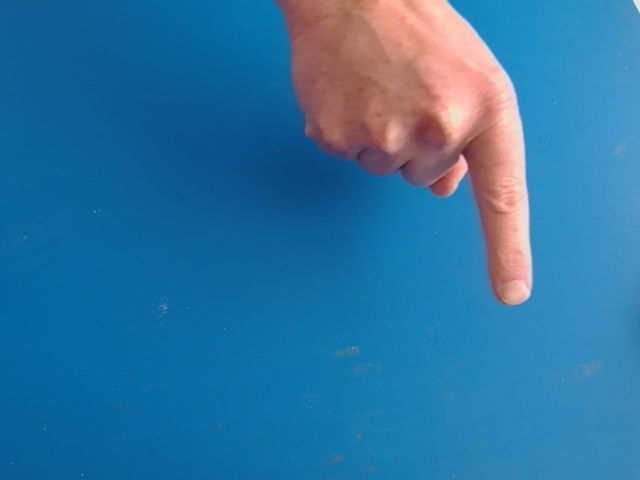
#> input picture Pic_Data/Train/1/1727270505539857700.png, 640 x 480 px; its folder holds only this picture in this run
$ python 'KNN+Pipeline enhance.py'
#> lines starting #> are read from the running program, lines starting #| are printed output that depends on the picture; after the words box and inside, x2 and y2 are one past the last pixel; in counts of white or black regions, pixels touching at a corner belong together
import os
import cv2 as cv
import numpy as np
import matplotlib.pyplot as plt
from sklearn.neighbors import KNeighborsClassifier
from sklearn.preprocessing import StandardScaler
from sklearn.model_selection import train_test_split, cross_val_score, GridSearchCV, learning_curve
from sklearn.metrics import accuracy_score, precision_score, recall_score, f1_score, classification_report, confusion_matrix, ConfusionMatrixDisplay
from sklearn.pipeline import Pipeline
from joblib import Parallel, delayed
import random

# 设置当前工作目录为脚本所在的目录
os.chdir(os.path.dirname(os.path.abspath(__file__)))
print("当前工作目录:", os.getcwd())

# 数据加载和增强
def load_data(data_folder, augment=False):
    X, y, image_paths = [], [], []
    for label in os.listdir(data_folder):
        label_folder = os.path.join(data_folder, label)
        if os.path.isdir(label_folder):
            image_files = [f for f in os.listdir(label_folder) if f.lower().endswith(('.jpg', '.png', '.jpeg', '.bmp'))]
            for file_name in image_files:
                image_path = os.path.join(label_folder, file_name)
                image = cv.imread(image_path)
                if image is None:
                    continue
                X.append(image)
                y.append(label)
                image_paths.append(image_path)

                # 图像增强
                if augment:
                    # 随机旋转
                    angle = random.choice([90, 180, 270])
                    rotated = cv.rotate(image, cv.ROTATE_90_CLOCKWISE if angle == 90 else (cv.ROTATE_180 if angle == 180 else cv.ROTATE_90_COUNTERCLOCKWISE))
                    X.append(rotated)
                    y.append(label)
                    image_paths.append(image_path)

                    # 随机翻转
                    flipped = cv.flip(image, 1)  # 水平翻转
                    X.append(flipped)
                    y.append(label)
                    image_paths.append(image_path)

                    # 随机缩放
                    scale = random.uniform(0.8, 1.2)
                    h, w = image.shape[:2]
                    scaled = cv.resize(image, (int(w * scale), int(h * scale)))
                    X.append(scaled)
                    y.append(label)
                    image_paths.append(image_path)

    return X, y, image_paths

# 使用 HSV 颜色空间移除背景的函数
def convert_to_black_white(img):
    img_resized = cv.blur(img, (3, 3))
    img_hsv = cv.cvtColor(img_resized, cv.COLOR_BGR2HSV)

    # 定义背景颜色的 HSV 范围
    light_blue = (90, 0, 0)
    dark_blue = (130, 255, 255)

    # 标记在背景颜色范围之外的像素
    mask = cv.inRange(img_hsv, light_blue, dark_blue)
    img_bw = cv.bitwise_not(mask)
    return img_bw

# 特征提取函数
def extract_features(image):
    try:
        contours, _ = cv.findContours(image.copy(), cv.RETR_EXTERNAL, cv.CHAIN_APPROX_SIMPLE)
        contour = max(contours, key=cv.contourArea)
        contour = np.squeeze(contour)
        area = cv.contourArea(contour)
        perimeter = cv.arcLength(contour, True)
        hull = cv.convexHull(contour, returnPoints=False)
        defects = cv.convexityDefects(contour, hull)
        total_defects = defects.shape[0] if defects is not None else 0
    except Exception as e:
        area = 0
        perimeter = 0
        total_defects = 0

    return [area, perimeter, total_defects]

# 提取所有图像的特征（并行化处理）
def extract_features_list(folder, augment=False):
    features, labels, images_no_bg = [], [], []

    X, y, image_paths = load_data(folder, augment=augment)

    def process_image(img, label):
        img_no_bg = convert_to_black_white(img)  # 去除背景
        img_features = extract_features(img_no_bg)
        return img_features, label, img_no_bg

    results = Parallel(n_jobs=-1)(delayed(process_image)(img, lbl) for img, lbl in zip(X, y))

    for features_extracted, label, img_no_bg in results:
        features.append(features_extracted)
        labels.append(label)
        images_no_bg.append(img_no_bg)

    return features, labels, images_no_bg

if __name__ == "__main__":
    # 加载训练数据和测试数据
    train_folder = 'Pic_Data/Train'
    X_train, y_train, _ = extract_features_list(train_folder, augment=True)  # 增强训练数据
#> in load_data, image is the input picture: shape (480, 640, 3); mean B, G, R 160.4, 115.5, 45.9
#> in load_data, `rotated = cv.rotate(image, cv.ROTATE_90_CLOCKWISE if angle == 90 else ..`:
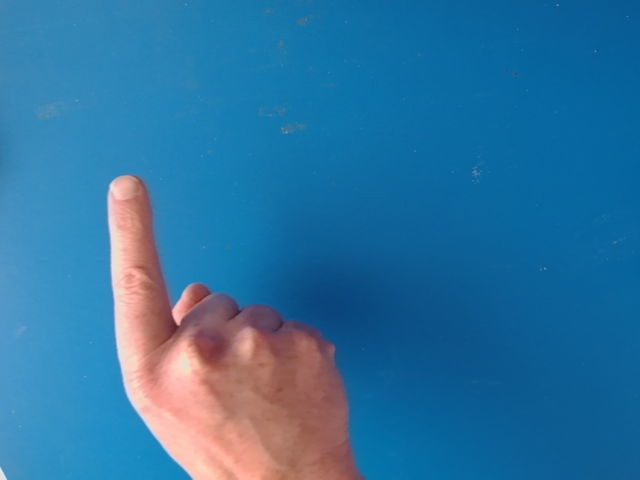
#> rotated: shape (480, 640, 3); mean B, G, R 160.4, 115.5, 45.9
#> in load_data, `flipped = cv.flip(image, 1)`:
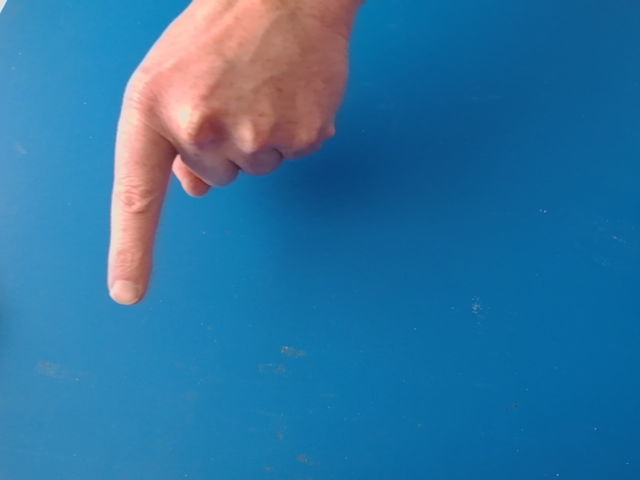
#> flipped: shape (480, 640, 3); mean B, G, R 160.4, 115.5, 45.9
#> pass 2 of the loop in load_data, `for label in os.listdir(data_folder):`:
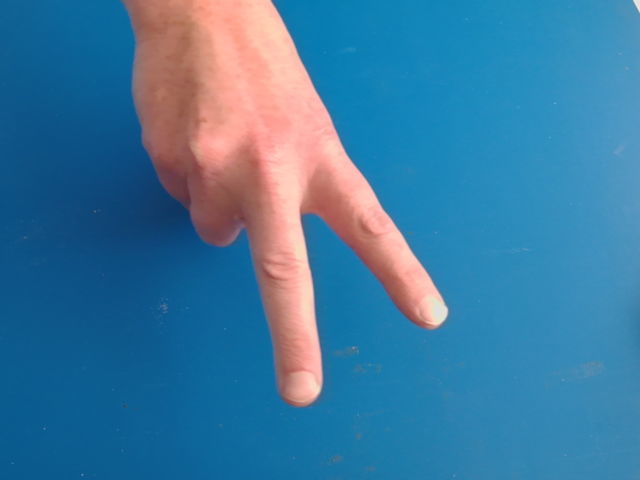
#> input picture Pic_Data/Train/2/1727270465299643900.png, 640 x 480 px
#> in load_data, image is the input picture: shape (480, 640, 3); mean B, G, R 159.2, 121.5, 62.3
#> in load_data, `rotated = cv.rotate(image, cv.ROTATE_90_CLOCKWISE if angle == 90 else ..`:
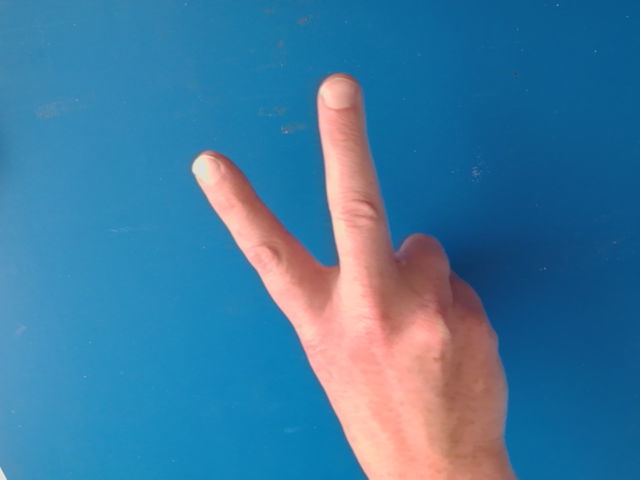
#> rotated: shape (480, 640, 3); mean B, G, R 159.2, 121.5, 62.3
#> in load_data, `flipped = cv.flip(image, 1)`:
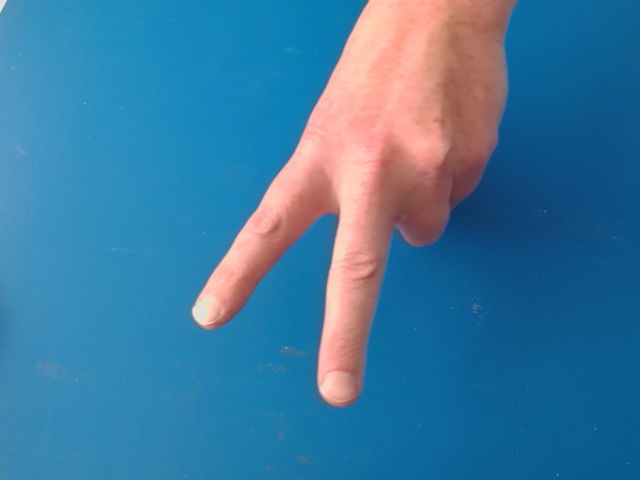
#> flipped: shape (480, 640, 3); mean B, G, R 159.2, 121.5, 62.3
#> scaled: shape (391, 522, 3)
#> in extract_features_list, `X, y, image_paths = load_data(folder, augment=augment)`: X = 8 items; y = ['1', '1', '1', '1', '2', '2', '2', '2']; image_paths = 8 items
#> in convert_to_black_white, `img_hsv = cv.cvtColor(img_resized, cv.COLOR_BGR2HSV)`: img_hsv: shape (480, 640, 3); mean H, S, V 92.9, 203.2, 169.2
#> in convert_to_black_white, `mask = cv.inRange(img_hsv, light_blue, dark_blue)`:
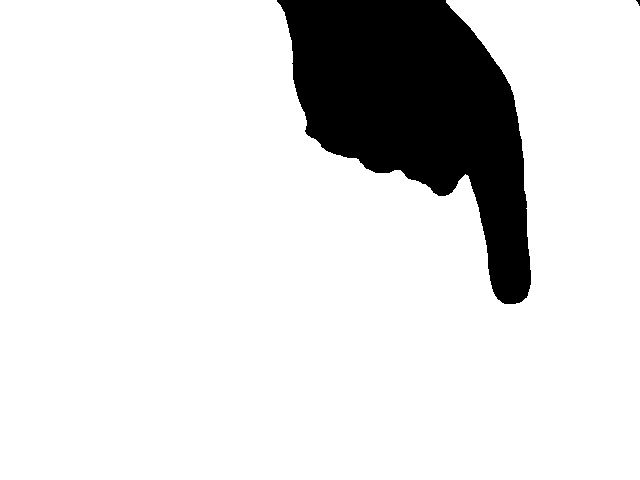
#> mask: shape (480, 640); 86.9% white; 2 black regions (1 under 20 px), largest, box (x1, y1, x2, y2) and area: (277, 0, 531, 304) 40318
#> in convert_to_black_white, `img_bw = cv.bitwise_not(mask)`: img_bw: shape (480, 640); 13.1% white; 2 white regions (1 under 20 px)
#> in extract_features, `contours, _ = cv.findContours(image.copy(), cv.RETR_EXTERNAL, cv.CHAIN..`: contours = 2 contours, 1 with area under 20; largest, box (x1, y1, x2, y2) and area: (277, 0, 531, 304) 39854
#> in extract_features, `contour = max(contours, key=cv.contourArea)`: contour = contour of 310 points, box (x1, y1, x2, y2) (277, 0, 531, 304), area 39854
#> in extract_features, `contour = np.squeeze(contour)`: contour = 310 pairs, first value 277 to 530, second value 0 to 303
#> in extract_features, `area = cv.contourArea(contour)`: area = 39854.5
#> in extract_features, `perimeter = cv.arcLength(contour, True)`: perimeter = 1026.5
#> in extract_features, `hull = cv.convexHull(contour, returnPoints=False)`: hull = 33 values, max 309 at index 0, min 0 at index 32, mean 211.7
#> in extract_features, `defects = cv.convexityDefects(contour, hull)`: defects = 28 rows, first 6: [1, 28, 22, 1755], [28, 58, 53, 1132], [58, 60, 59, 114], [61, 206, 149, 19039], [206, 208, 207, 154], [208, 210, 209, 114]
#> in extract_features, `total_defects = defects.shape[0] if defects is not None else 0`: total_defects = 28
#> in process_image, `img_features = extract_features(img_no_bg)`: img_features = [39854.5, 1026.5, 28]
#> in convert_to_black_white (call 2), `img_hsv = cv.cvtColor(img_resized, cv.COLOR_BGR2HSV)`: img_hsv: shape (480, 640, 3); mean H, S, V 92.9, 203.2, 169.2
#> in convert_to_black_white (call 2), `mask = cv.inRange(img_hsv, light_blue, dark_blue)`: mask: shape (480, 640); 86.9% white; 2 black regions (1 under 20 px), largest, box (x1, y1, x2, y2) and area: (109, 176, 363, 480) 40318
#> in convert_to_black_white (call 2), `img_bw = cv.bitwise_not(mask)`: img_bw: shape (480, 640); 13.1% white; 2 white regions (1 under 20 px)
#> in extract_features (call 2), `contours, _ = cv.findContours(image.copy(), cv.RETR_EXTERNAL, cv.CHAIN..`: contours = 2 contours, 1 with area under 20; largest, box (x1, y1, x2, y2) and area: (109, 176, 363, 480) 39854
#> in extract_features (call 2), `defects = cv.convexityDefects(contour, hull)`: defects = 28 rows, first 6: [0, 2, 1, 186], [2, 4, 3, 114], [4, 6, 5, 160], [6, 8, 7, 114], [8, 12, 9, 211], [12, 14, 13, 186]
#> in convert_to_black_white (call 3), `img_hsv = cv.cvtColor(img_resized, cv.COLOR_BGR2HSV)`: img_hsv: shape (480, 640, 3); mean H, S, V 92.9, 203.2, 169.2
#> in convert_to_black_white (call 3), `mask = cv.inRange(img_hsv, light_blue, dark_blue)`: mask: shape (480, 640); 86.9% white; 2 black regions (1 under 20 px), largest, box (x1, y1, x2, y2) and area: (109, 0, 363, 304) 40318
#> in convert_to_black_white (call 3), `img_bw = cv.bitwise_not(mask)`: img_bw: shape (480, 640); 13.1% white; 2 white regions (1 under 20 px)
#> in extract_features (call 3), `contours, _ = cv.findContours(image.copy(), cv.RETR_EXTERNAL, cv.CHAIN..`: contours = 2 contours, 1 with area under 20; largest, box (x1, y1, x2, y2) and area: (109, 0, 363, 304) 39854
#> in extract_features (call 3), `defects = cv.convexityDefects(contour, hull)`: defects = 28 rows, first 6: [0, 4, 3, 430], [4, 6, 5, 160], [6, 10, 9, 225], [10, 12, 11, 154], [12, 24, 19, 238], [24, 26, 25, 142]
#> in convert_to_black_white (call 4), `img_hsv = cv.cvtColor(img_resized, cv.COLOR_BGR2HSV)`: img_hsv: shape (529, 706, 3); mean H, S, V 92.9, 203.3, 169.1
#> in convert_to_black_white (call 4), `mask = cv.inRange(img_hsv, light_blue, dark_blue)`: mask: shape (529, 706); 86.9% white; 2 black regions (1 under 20 px), largest, box (x1, y1, x2, y2) and area: (306, 0, 585, 336) 49020
#> in convert_to_black_white (call 4), `img_bw = cv.bitwise_not(mask)`: img_bw: shape (529, 706); 13.1% white; 2 white regions (1 under 20 px)
#> in extract_features (call 4), `contours, _ = cv.findContours(image.copy(), cv.RETR_EXTERNAL, cv.CHAIN..`: contours = 2 contours, 1 with area under 20; largest, box (x1, y1, x2, y2) and area: (306, 0, 585, 336) 48510
#> in extract_features (call 4), `defects = cv.convexityDefects(contour, hull)`: defects = 26 rows, first 6: [1, 29, 26, 1858], [29, 35, 32, 269], [35, 63, 56, 1241], [64, 225, 162, 20979], [225, 229, 226, 114], [229, 231, 230, 210]
#> in convert_to_black_white (call 5), `img_hsv = cv.cvtColor(img_resized, cv.COLOR_BGR2HSV)`: img_hsv: shape (480, 640, 3); mean H, S, V 86.6, 189.6, 172.9
#> in convert_to_black_white (call 5), `mask = cv.inRange(img_hsv, light_blue, dark_blue)`: mask: shape (480, 640); 82% white; 2 black regions (1 under 20 px), largest, box (x1, y1, x2, y2) and area: (125, 0, 447, 407) 55310
#> in convert_to_black_white (call 5), `img_bw = cv.bitwise_not(mask)`: img_bw: shape (480, 640); 18% white; 2 white regions (1 under 20 px)
#> in extract_features (call 5), `contours, _ = cv.findContours(image.copy(), cv.RETR_EXTERNAL, cv.CHAIN..`: contours = 2 contours, 1 with area under 20; largest, box (x1, y1, x2, y2) and area: (125, 0, 447, 407) 54662
#> in extract_features (call 5), `defects = cv.convexityDefects(contour, hull)`: defects = 18 rows, first 6: [1, 31, 24, 2355], [31, 53, 48, 753], [53, 79, 64, 479], [79, 83, 80, 114], [83, 219, 146, 13169], [220, 222, 221, 142]
#> in convert_to_black_white (call 6), `img_hsv = cv.cvtColor(img_resized, cv.COLOR_BGR2HSV)`: img_hsv: shape (480, 640, 3); mean H, S, V 86.6, 189.6, 172.9
#> in convert_to_black_white (call 6), `mask = cv.inRange(img_hsv, light_blue, dark_blue)`:
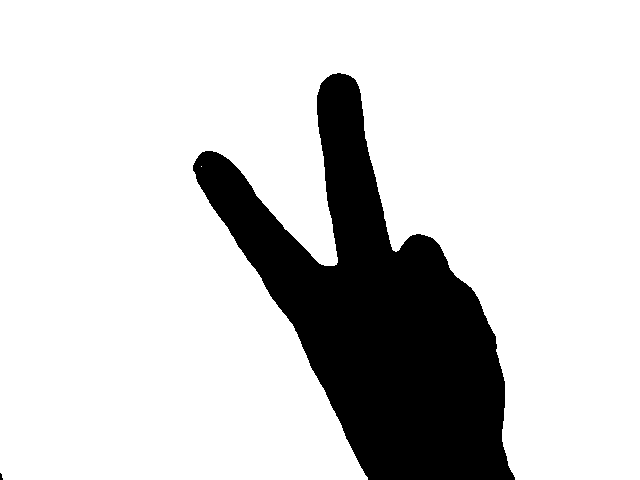
#> mask: shape (480, 640); 82% white; 2 black regions (1 under 20 px), largest, box (x1, y1, x2, y2) and area: (193, 73, 515, 480) 55310
#> in convert_to_black_white (call 6), `img_bw = cv.bitwise_not(mask)`: img_bw: shape (480, 640); 18% white; 2 white regions (1 under 20 px)
#> in extract_features (call 6), `contours, _ = cv.findContours(image.copy(), cv.RETR_EXTERNAL, cv.CHAIN..`: contours = 2 contours, 1 with area under 20; largest, box (x1, y1, x2, y2) and area: (193, 73, 515, 480) 54662
#> in extract_features (call 6), `defects = cv.convexityDefects(contour, hull)`: defects = 18 rows, first 6: [0, 2, 1, 201], [2, 4, 3, 114], [4, 116, 61, 42471], [117, 119, 118, 142], [119, 125, 120, 114], [126, 132, 129, 372]
#> in convert_to_black_white (call 7), `img_resized = cv.blur(img, (3, 3))`:
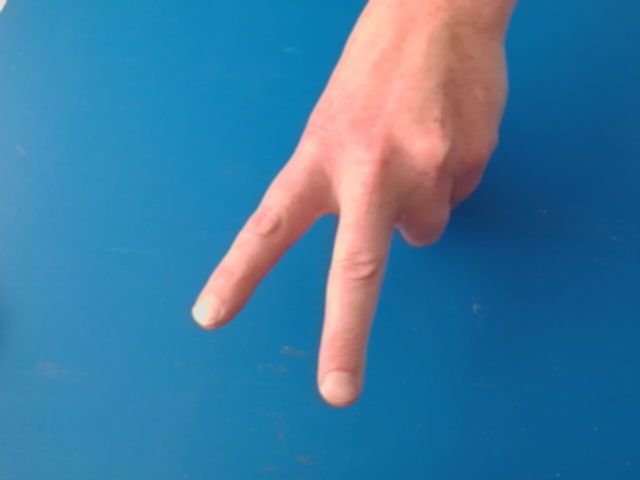
#> img_resized: shape (480, 640, 3); mean B, G, R 159.2, 121.5, 62.3
#> in convert_to_black_white (call 7), `img_hsv = cv.cvtColor(img_resized, cv.COLOR_BGR2HSV)`: img_hsv: shape (480, 640, 3); mean H, S, V 86.6, 189.6, 172.9
#> in convert_to_black_white (call 7), `mask = cv.inRange(img_hsv, light_blue, dark_blue)`:
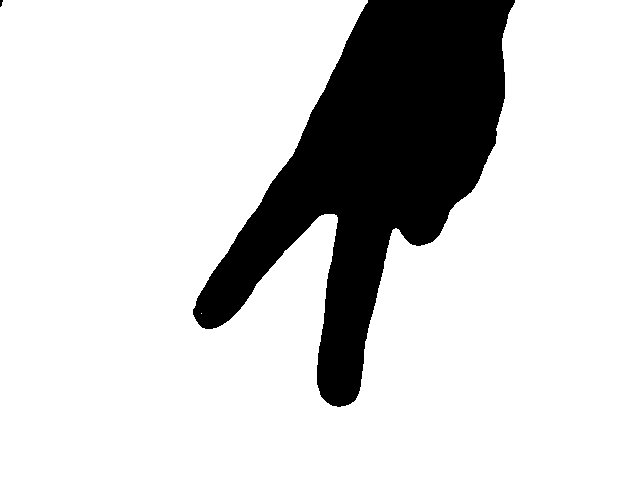
#> mask: shape (480, 640); 82% white; 2 black regions (1 under 20 px), largest, box (x1, y1, x2, y2) and area: (193, 0, 515, 407) 55310
#> in convert_to_black_white (call 7), `img_bw = cv.bitwise_not(mask)`: img_bw: shape (480, 640); 18% white; 2 white regions (1 under 20 px)
#> in extract_features (call 7), `contours, _ = cv.findContours(image.copy(), cv.RETR_EXTERNAL, cv.CHAIN..`: contours = 2 contours, 1 with area under 20; largest, box (x1, y1, x2, y2) and area: (193, 0, 515, 407) 54662
#> in extract_features (call 7), `defects = cv.convexityDefects(contour, hull)`: defects = 18 rows, first 6: [0, 2, 1, 263], [2, 218, 129, 3127], [218, 220, 219, 114], [220, 226, 223, 372], [227, 233, 228, 114], [233, 235, 234, 142]
#> in convert_to_black_white (call 8), `img_hsv = cv.cvtColor(img_resized, cv.COLOR_BGR2HSV)`: img_hsv: shape (391, 522, 3); mean H, S, V 86.6, 189.5, 172.9
#> in convert_to_black_white (call 8), `mask = cv.inRange(img_hsv, light_blue, dark_blue)`:
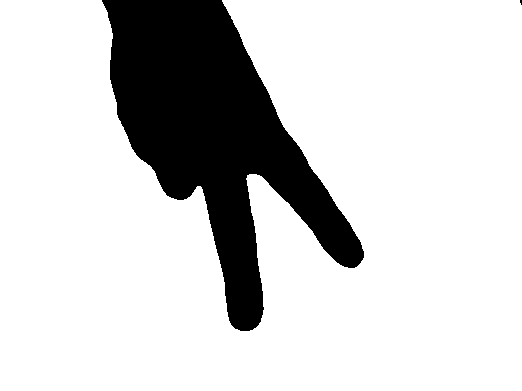
#> mask: shape (391, 522); 82% white; 2 black regions (1 under 20 px), largest, box (x1, y1, x2, y2) and area: (102, 0, 364, 331) 36704
#> in convert_to_black_white (call 8), `img_bw = cv.bitwise_not(mask)`: img_bw: shape (391, 522); 18% white; 2 white regions (1 under 20 px)
#> in extract_features (call 8), `contours, _ = cv.findContours(image.copy(), cv.RETR_EXTERNAL, cv.CHAIN..`: contours = 2 contours, 1 with area under 20; largest, box (x1, y1, x2, y2) and area: (102, 0, 364, 331) 36175
#> in extract_features (call 8), `defects = cv.convexityDefects(contour, hull)`: defects = 14 rows, first 6: [1, 29, 22, 1965], [29, 43, 42, 602], [43, 45, 44, 162], [45, 67, 52, 354], [67, 69, 68, 114], [69, 183, 124, 10724]
#> in extract_features_list, `results = Parallel(n_jobs=-1)(delayed(process_image)(img, lbl) for img..`: results = 8 items
#> the loop in extract_features_list, `for features_extracted, label, img_no_bg in results:` made 8 passes
#> (features_extracted, label) on passes 1 to 8: ([39854.5, 1026.5, 28], '1'), ([39854.5, 1026.5, 28], '1'), ([39854.5, 1026.5, 28], '1'), ([48509.5, 1132.9, 26], '1'), ([54662, 1492.3, 18], '2'), ([54662, 1492.3, 18], '2'), ([54662, 1492.3, 18], '2'), ([36175, 1215.1, 14], '2')
#> after the loop in extract_features_list, `for features_extracted, label, img_no_bg in results:`: features = [[39854.5, 1026.5, 28], [39854.5, 1026.5, 28], [39854.5, 1026.5, 28], [48509.5, 1132.9, 26], [54662, 1492.3, 18], [54662, 1492.3, 18], [54662, 1492.3, 18], [36175, 1215.1, 14]]; images_no_bg = 8 items; labels = ['1', '1', '1', '1', '2', '2', '2', '2']
#> X_train has the same summary as features in extract_features_list; y_train = ['1', '1', '1', '1', '2', '2', '2', '2']

    test_folder = 'Pic_Data/Test'
    X_test, y_test, X_test_images_no_bg = extract_features_list(test_folder, augment=False)
#> (the run stopped early here; a loop or call above may not have finished)
